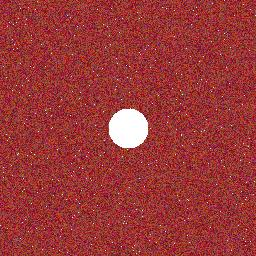
#> input picture test_image/Laryngeal_cancer_sample.jpg, 256 x 256 px; the run also reads 1 picture not shown here
$ python check_duplicate_images.py --data-root test_image
#> lines starting #> are read from the running program, lines starting #| are printed output that depends on the picture
from __future__ import annotations

import argparse
import csv
import hashlib
import itertools
import json
import logging
import os
import sys
import time
from collections import Counter, defaultdict
from concurrent.futures import ThreadPoolExecutor, as_completed
from dataclasses import asdict, dataclass
from datetime import datetime, timezone
from functools import lru_cache
from pathlib import Path
from typing import Iterable, Sequence

from PIL import Image, ImageDraw, ImageFont, ImageOps, UnidentifiedImageError
import numpy as np


def _bits_to_int(bits: np.ndarray) -> int:
    value = 0
    for bit in bits.astype(np.uint8).ravel():
        value = (value << 1) | int(bit)
    return value


def _hash_int_to_hex(value: int, bit_count: int) -> str:
    width = max(1, (bit_count + 3) // 4)
    return f"{value:0{width}x}"


@lru_cache(maxsize=8)
def _dct_matrix(size: int) -> np.ndarray:
    n = np.arange(size, dtype=np.float64)
    k = n[:, None]
    matrix = np.cos((np.pi / size) * (n + 0.5) * k)
    matrix[0, :] *= np.sqrt(1.0 / size)
    matrix[1:, :] *= np.sqrt(2.0 / size)
    return matrix


def compute_phash(image: Image.Image, hash_size: int) -> tuple[int, str]:
    sample_size = hash_size * 4
    gray = image.convert("L").resize(
        (sample_size, sample_size), Image.Resampling.LANCZOS
    )
    pixels = np.asarray(gray, dtype=np.float64)
    dct_basis = _dct_matrix(sample_size)
    dct_values = dct_basis @ pixels @ dct_basis.T
    low_frequency = dct_values[:hash_size, :hash_size]
    median = np.median(low_frequency.ravel()[1:])
    bits = low_frequency > median
    value = _bits_to_int(bits)
    return value, _hash_int_to_hex(value, hash_size * hash_size)


def compute_dhash(image: Image.Image, hash_size: int) -> tuple[int, str]:
    gray = image.convert("L").resize(
        (hash_size + 1, hash_size), Image.Resampling.LANCZOS
    )
    pixels = np.asarray(gray, dtype=np.int16)
    bits = pixels[:, 1:] > pixels[:, :-1]
    value = _bits_to_int(bits)
    return value, _hash_int_to_hex(value, hash_size * hash_size)


SUPPORTED_EXTENSIONS = {
    ".jpg",
    ".jpeg",
    ".png",
    ".bmp",
    ".tif",
    ".tiff",
    ".webp",
}


@dataclass(frozen=True)
class ImageRecord:
    image_id: str
    class_name: str
    relative_path: str
    absolute_path: str
    file_size_bytes: int
    width: int
    height: int
    mode: str
    sha256: str
    phash_hex: str
    dhash_hex: str
    phash_int: int
    dhash_int: int


@dataclass(frozen=True)
class InvalidImageRecord:
    relative_path: str
    absolute_path: str
    error_type: str
    error_message: str


@dataclass(frozen=True)
class CandidatePair:
    image_id_1: str
    image_id_2: str
    class_1: str
    class_2: str
    relative_path_1: str
    relative_path_2: str
    sha256_equal: bool
    phash_distance: int
    dhash_distance: int
    cross_class: bool
    severity: str


class UnionFind:
    def __init__(self, items: Iterable[str]) -> None:
        item_list = list(items)
        self.parent = {item: item for item in item_list}
        self.rank = {item: 0 for item in item_list}

    # [20 lines left out: functions find, union, not called in this run]


def parse_args() -> argparse.Namespace:
    parser = argparse.ArgumentParser(
        description=(
            "Screen a class-folder image dataset for exact and near-duplicate "
        )
    )
    parser.add_argument(
        "--data-root",
        type=Path,
        required=True,
        help="Dataset root. Each class should be stored in a subdirectory.",
    )
    parser.add_argument(
        "--output-dir",
        type=Path,
        default=Path("reports/duplicate_audit"),
        help="Directory used to store audit reports.",
    )
    parser.add_argument(
        "--phash-threshold",
        type=int,
        default=4,
        help="Maximum pHash Hamming distance for a candidate pair (default: 4).",
    )
    parser.add_argument(
        "--dhash-threshold",
        type=int,
        default=6,
        help="Maximum dHash Hamming distance for a candidate pair (default: 6).",
    )
    parser.add_argument(
        "--hash-size",
        type=int,
        default=8,
        help="Perceptual hash size. 8 means 64-bit hashes (default: 8).",
    )
    parser.add_argument(
        "--workers",
        type=int,
        default=max(1, min(8, os.cpu_count() or 1)),
        help="Number of parallel image-reading workers (default: up to 8).",
    )
    parser.add_argument(
        "--make-contact-sheets",
        action="store_true",
        help="Create side-by-side JPEG previews for candidate pairs.",
    )
    parser.add_argument(
        "--max-contact-sheets",
        type=int,
        default=200,
        help="Maximum number of contact sheets to create (default: 200).",
    )
    parser.add_argument(
        "--thumbnail-size",
        type=int,
        default=360,
        help="Long-edge size for contact-sheet thumbnails (default: 360).",
    )
    parser.add_argument(
        "--log-level",
        choices=["DEBUG", "INFO", "WARNING", "ERROR"],
        default="INFO",
        help="Logging level (default: INFO).",
    )
    return parser.parse_args()


def configure_logging(level: str) -> None:
    logging.basicConfig(
        level=getattr(logging, level),
        format="%(asctime)s | %(levelname)s | %(message)s",
        datefmt="%H:%M:%S",
    )


def discover_images(data_root: Path) -> list[Path]:
    paths = [
        path
        for path in data_root.rglob("*")
        if path.is_file() and path.suffix.lower() in SUPPORTED_EXTENSIONS
    ]
    return sorted(paths, key=lambda p: p.as_posix().lower())


def sha256_file(path: Path, chunk_size: int = 1024 * 1024) -> str:
    digest = hashlib.sha256()
    with path.open("rb") as stream:
        while True:
            chunk = stream.read(chunk_size)
            if not chunk:
                break
            digest.update(chunk)
    return digest.hexdigest()


def class_name_from_path(path: Path, data_root: Path) -> str:
    relative = path.relative_to(data_root)
    if len(relative.parts) >= 2:
        return relative.parts[0]
    return path.parent.name


def process_one_image(
    index: int,
    path: Path,
    data_root: Path,
    hash_size: int,
) -> ImageRecord | InvalidImageRecord:
    relative = path.relative_to(data_root).as_posix()
    image_id = f"IMG{index:06d}"
    try:
        file_size = path.stat().st_size
        file_digest = sha256_file(path)
        with Image.open(path) as opened:
            image = ImageOps.exif_transpose(opened)
            width, height = image.size
            original_mode = image.mode
            rgb = image.convert("RGB")
            phash_int, phash_hex = compute_phash(rgb, hash_size=hash_size)
            dhash_int, dhash_hex = compute_dhash(rgb, hash_size=hash_size)

        return ImageRecord(
            image_id=image_id,
            class_name=class_name_from_path(path, data_root),
            relative_path=relative,
            absolute_path=str(path.resolve()),
            file_size_bytes=file_size,
            width=width,
            height=height,
            mode=original_mode,
            sha256=file_digest,
            phash_hex=phash_hex,
            dhash_hex=dhash_hex,
            phash_int=phash_int,
            dhash_int=dhash_int,
        )
    except (UnidentifiedImageError, OSError, ValueError) as exc:
        return InvalidImageRecord(
            relative_path=relative,
            absolute_path=str(path.resolve()),
            error_type=type(exc).__name__,
            error_message=str(exc),
        )


def process_images(
    paths: Sequence[Path],
    data_root: Path,
    hash_size: int,
    workers: int,
) -> tuple[list[ImageRecord], list[InvalidImageRecord]]:
    records: list[ImageRecord] = []
    invalid: list[InvalidImageRecord] = []

    with ThreadPoolExecutor(max_workers=workers) as executor:
        future_map = {
            executor.submit(process_one_image, idx, path, data_root, hash_size): path
            for idx, path in enumerate(paths, start=1)
        }
        for completed, future in enumerate(as_completed(future_map), start=1):
            result = future.result()
            if isinstance(result, ImageRecord):
                records.append(result)
            else:
                invalid.append(result)
            if completed % 100 == 0 or completed == len(paths):
                logging.info("Hashed %d/%d images", completed, len(paths))

    records.sort(key=lambda item: item.image_id)
    invalid.sort(key=lambda item: item.relative_path)
    return records, invalid


def hamming_distance(value_a: int, value_b: int) -> int:
    return (value_a ^ value_b).bit_count()


# [12 lines left out: function pair_severity, not called in this run]


def build_candidate_pairs(
    records: Sequence[ImageRecord],
    phash_threshold: int,
    dhash_threshold: int,
) -> list[CandidatePair]:
    candidates: list[CandidatePair] = []
    total_pairs = len(records) * (len(records) - 1) // 2
    logging.info("Comparing %d image pairs", total_pairs)

    for record_a, record_b in itertools.combinations(records, 2):
        same_sha = record_a.sha256 == record_b.sha256
        phash_dist = hamming_distance(record_a.phash_int, record_b.phash_int)

        if not same_sha and phash_dist > phash_threshold:
            continue

        dhash_dist = hamming_distance(record_a.dhash_int, record_b.dhash_int)
        if not same_sha and dhash_dist > dhash_threshold:
            continue

        candidates.append(
            CandidatePair(
                image_id_1=record_a.image_id,
                image_id_2=record_b.image_id,
                class_1=record_a.class_name,
                class_2=record_b.class_name,
                relative_path_1=record_a.relative_path,
                relative_path_2=record_b.relative_path,
                sha256_equal=same_sha,
                phash_distance=phash_dist,
                dhash_distance=dhash_dist,
                cross_class=record_a.class_name != record_b.class_name,
                severity=pair_severity(same_sha, phash_dist, dhash_dist),
            )
        )

    severity_order = {"exact": 0, "strong": 1, "probable": 2, "review": 3}
    candidates.sort(
        key=lambda pair: (
            0 if pair.cross_class else 1,
            severity_order[pair.severity],
            pair.phash_distance,
            pair.dhash_distance,
            pair.relative_path_1,
            pair.relative_path_2,
        )
    )
    return candidates


def build_exact_duplicate_groups(
    records: Sequence[ImageRecord],
) -> list[list[ImageRecord]]:
    groups: dict[str, list[ImageRecord]] = defaultdict(list)
    for record in records:
        groups[record.sha256].append(record)
    duplicate_groups = [items for items in groups.values() if len(items) > 1]
    duplicate_groups.sort(
        key=lambda group: (-len(group), [item.relative_path for item in group])
    )
    return duplicate_groups


def build_candidate_clusters(
    records: Sequence[ImageRecord],
    candidates: Sequence[CandidatePair],
) -> list[list[str]]:
    union_find = UnionFind(record.image_id for record in records)
    involved_ids: set[str] = set()

    for pair in candidates:
        union_find.union(pair.image_id_1, pair.image_id_2)
        involved_ids.add(pair.image_id_1)
        involved_ids.add(pair.image_id_2)

    clusters_by_root: dict[str, list[str]] = defaultdict(list)
    for image_id in sorted(involved_ids):
        clusters_by_root[union_find.find(image_id)].append(image_id)

    clusters = [sorted(cluster) for cluster in clusters_by_root.values() if len(cluster) > 1]
    clusters.sort(key=lambda cluster: (-len(cluster), cluster))
    return clusters


def write_csv(path: Path, rows: Sequence[dict], fieldnames: Sequence[str]) -> None:
    path.parent.mkdir(parents=True, exist_ok=True)
    with path.open("w", encoding="utf-8-sig", newline="") as stream:
        writer = csv.DictWriter(stream, fieldnames=fieldnames, extrasaction="ignore")
        writer.writeheader()
        writer.writerows(rows)


def write_inventory(output_dir: Path, records: Sequence[ImageRecord]) -> None:
    rows = []
    for record in records:
        row = asdict(record)
        row.pop("phash_int")
        row.pop("dhash_int")
        rows.append(row)
    fieldnames = [
        "image_id",
        "class_name",
        "relative_path",
        "absolute_path",
        "file_size_bytes",
        "width",
        "height",
        "mode",
        "sha256",
        "phash_hex",
        "dhash_hex",
    ]
    write_csv(output_dir / "image_inventory.csv", rows, fieldnames)


def write_invalid_images(
    output_dir: Path,
    invalid: Sequence[InvalidImageRecord],
) -> None:
    rows = [asdict(item) for item in invalid]
    fieldnames = ["relative_path", "absolute_path", "error_type", "error_message"]
    write_csv(output_dir / "invalid_images.csv", rows, fieldnames)


def write_exact_duplicate_pairs(
    output_dir: Path,
    duplicate_groups: Sequence[Sequence[ImageRecord]],
) -> int:
    rows: list[dict] = []
    pair_count = 0
    for group_index, group in enumerate(duplicate_groups, start=1):
        group_id = f"EXACT{group_index:04d}"
        for record_a, record_b in itertools.combinations(group, 2):
            pair_count += 1
            rows.append(
                {
                    "exact_group_id": group_id,
                    "image_id_1": record_a.image_id,
                    "image_id_2": record_b.image_id,
                    "class_1": record_a.class_name,
                    "class_2": record_b.class_name,
                    "relative_path_1": record_a.relative_path,
                    "relative_path_2": record_b.relative_path,
                    "cross_class": record_a.class_name != record_b.class_name,
                    "sha256": record_a.sha256,
                }
            )
    fieldnames = [
        "exact_group_id",
        "image_id_1",
        "image_id_2",
        "class_1",
        "class_2",
        "relative_path_1",
        "relative_path_2",
        "cross_class",
        "sha256",
    ]
    write_csv(output_dir / "exact_duplicate_pairs.csv", rows, fieldnames)
    return pair_count


def write_near_duplicate_candidates(
    output_dir: Path,
    candidates: Sequence[CandidatePair],
) -> None:
    rows = []
    for index, pair in enumerate(candidates, start=1):
        row = asdict(pair)
        row = {
            "candidate_id": f"PAIR{index:06d}",
            **row,
            "manual_decision": "",
            "manual_notes": "",
        }
        rows.append(row)
    fieldnames = [
        "candidate_id",
        "image_id_1",
        "image_id_2",
        "class_1",
        "class_2",
        "relative_path_1",
        "relative_path_2",
        "sha256_equal",
        "phash_distance",
        "dhash_distance",
        "cross_class",
        "severity",
        "manual_decision",
        "manual_notes",
    ]
    write_csv(output_dir / "near_duplicate_candidates.csv", rows, fieldnames)


def write_candidate_clusters(
    output_dir: Path,
    clusters: Sequence[Sequence[str]],
    records_by_id: dict[str, ImageRecord],
) -> None:
    rows: list[dict] = []
    for cluster_index, cluster in enumerate(clusters, start=1):
        cluster_id = f"CLUSTER{cluster_index:04d}"
        classes = sorted({records_by_id[image_id].class_name for image_id in cluster})
        class_text = "|".join(classes)
        for image_id in cluster:
            record = records_by_id[image_id]
            rows.append(
                {
                    "candidate_cluster_id": cluster_id,
                    "cluster_size": len(cluster),
                    "classes_in_cluster": class_text,
                    "cross_class_cluster": len(classes) > 1,
                    "image_id": record.image_id,
                    "class_name": record.class_name,
                    "relative_path": record.relative_path,
                    "manual_cluster_decision": "",
                    "manual_notes": "",
                }
            )
    fieldnames = [
        "candidate_cluster_id",
        "cluster_size",
        "classes_in_cluster",
        "cross_class_cluster",
        "image_id",
        "class_name",
        "relative_path",
        "manual_cluster_decision",
        "manual_notes",
    ]
    write_csv(output_dir / "candidate_clusters.csv", rows, fieldnames)


# [70 lines left out: functions load_thumbnail, create_contact_sheets, not called in this run]


def write_summary(
    output_dir: Path,
    data_root: Path,
    records: Sequence[ImageRecord],
    invalid: Sequence[InvalidImageRecord],
    duplicate_groups: Sequence[Sequence[ImageRecord]],
    exact_pair_count: int,
    candidates: Sequence[CandidatePair],
    clusters: Sequence[Sequence[str]],
    phash_threshold: int,
    dhash_threshold: int,
    hash_size: int,
    contact_sheet_count: int,
    elapsed_seconds: float,
) -> dict:
    class_counts = Counter(record.class_name for record in records)
    severity_counts = Counter(pair.severity for pair in candidates)
    summary = {
        "generated_at_utc": datetime.now(timezone.utc).isoformat(),
        "data_root": str(data_root.resolve()),
        "total_discovered_images": len(records) + len(invalid),
        "valid_images": len(records),
        "invalid_images": len(invalid),
        "class_counts": dict(sorted(class_counts.items())),
        "hash_configuration": {
            "hash_size": hash_size,
            "hash_bits": hash_size * hash_size,
            "phash_threshold": phash_threshold,
            "dhash_threshold": dhash_threshold,
            "candidate_rule": (
                "sha256_equal OR "
                "(phash_distance <= phash_threshold AND "
                "dhash_distance <= dhash_threshold)"
            ),
        },
        "exact_duplicate_groups": len(duplicate_groups),
        "exact_duplicate_pairs": exact_pair_count,
        "near_duplicate_candidate_pairs": len(candidates),
        "cross_class_candidate_pairs": sum(pair.cross_class for pair in candidates),
        "candidate_pair_severity_counts": dict(sorted(severity_counts.items())),
        "candidate_clusters": len(clusters),
        "contact_sheets_created": contact_sheet_count,
        "elapsed_seconds": round(elapsed_seconds, 3),
        "interpretation_note": (
            "Near-duplicate results are screening candidates and require manual review. "
            "The script does not modify source images. Screening alone does not remove "
            "cross-validation leakage. Confirmed same-scene or same-examination images "
            "should be assigned to the same fold and affected experiments rerun."
        ),
    }
    with (output_dir / "summary.json").open("w", encoding="utf-8") as stream:
        json.dump(summary, stream, ensure_ascii=False, indent=2)
    return summary


def main() -> int:
    args = parse_args()
    configure_logging(args.log_level)

    data_root = args.data_root.expanduser().resolve()
    output_dir = args.output_dir.expanduser().resolve()

    if not data_root.exists() or not data_root.is_dir():
        logging.error("Dataset root does not exist or is not a directory: %s", data_root)
        return 2
    if args.phash_threshold < 0 or args.dhash_threshold < 0:
        logging.error("Hash thresholds must be non-negative integers.")
        return 2
    if args.hash_size < 4:
        logging.error("hash-size must be at least 4.")
        return 2
    if args.workers < 1:
        logging.error("workers must be at least 1.")
        return 2

    output_dir.mkdir(parents=True, exist_ok=True)
    start_time = time.time()

    image_paths = discover_images(data_root)
    if not image_paths:
        logging.error("No supported image files were found under: %s", data_root)
        return 3

    logging.info("Found %d image files under %s", len(image_paths), data_root)
    records, invalid = process_images(
        image_paths,
        data_root=data_root,
        hash_size=args.hash_size,
        workers=args.workers,
    )
#> in process_one_image, opened is the input picture: PIL image 256x256 RGB; mean R, G, B 154.7, 55.3, 55.3
#> in compute_phash, `gray = image.convert("L").resize( (sample_size, sample_size), Image.Re..`:
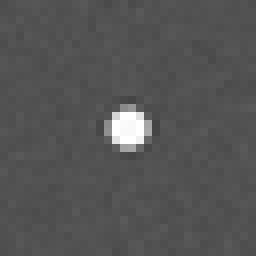
#> gray: PIL image 32x32 L (shown 8 times larger); min 68, max 255, mean 84.9
#> in compute_phash, `dct_values = dct_basis @ pixels @ dct_basis.T`:
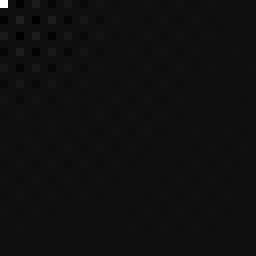
#> dct_values: shape (32, 32) float64 (shown 8 times larger); min -175.4, max 2716, mean 2.5; drawn with min black and max white
#> in compute_phash, `median = np.median(low_frequency.ravel()[1:])`: median = 0.912
#> the loop in _bits_to_int, `for bit in bits.astype(np.uint8).ravel():` made 64 passes
#> (bit, value) on passes 2 to 9: (0, 2), (0, 4), (0, 8), (1, 17), (0, 34), (0, 68), (1, 137), (0, 274)
#> (the rest of the program and of its run is left out)
